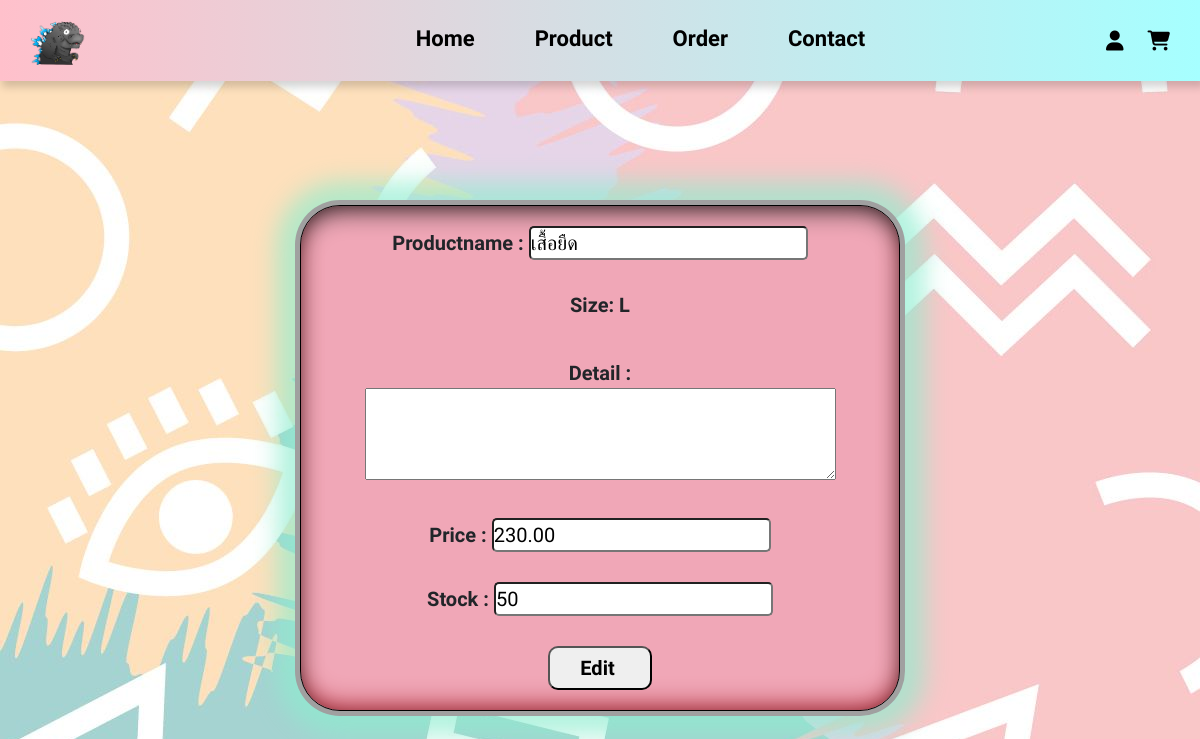
Screenshot of /editform.php?productid=PD20211028054801&size=L with the database file from the repository.
### tables this page shows
CREATE TABLE `product` (
  `productid` char(16) NOT NULL,
  `productname` varchar(40) NOT NULL,
  `size` varchar(4) NOT NULL,
  `price` decimal(8,2) NOT NULL,
  `picture` varchar(50) NOT NULL,
  `detail` text DEFAULT NULL,
  `stock` int(100) NOT NULL,
  `NumofSell` int(120) NOT NULL,
  `NumofView` int(120) NOT NULL
);

### editform.php (the view, shortened to what this page needs)
<!DOCTYPE html>
<html lang="en">
  <head>
    <link rel="stylesheet" href="./style31.css" />
    <link rel="stylesheet" href="/lightslider-master/src/css/lightslider.css" />
    <link rel="stylesheet" href="https://cdnjs.cloudflare.com/ajax/libs/twitter-bootstrap/4.1.3/css/bootstrap.min.css">
  </head>
  <body>
  <nav>
      <div class="menu-bar">
        <a href="./index.php" class="logo">
          <img src="./logo.png" alt="" />
        </a>
        <ul class="menu">
          <li><a href="./index.php">Home</a></li>
          <?php if((isset($_SESSION['user'])) and ($_SESSION['user'][0] == "admin011")) : ?>
          <li><a href="./udt.php">Product</a></li>
          <li><a href="./orderadmin.php">Order</a></li>
          <li><a href="./statorder.php">StatProduct</a></li>
          <li><a href="./addform.php">Addproduct</a></li>
          <?php else: ?>
            <li><a href="./Product.php">Product</a></li>
            <li><a href="./order.php">Order</a></li>
            <li><a href="./about-us.php">Contact</a></li>
          <?php endif; ?>
        </ul>
        <div class="r-menu">
            <?php if (!isset($_SESSION['user'])) : ?>
            <a href="./login.php"><i class="fas fa-user"></i></a>
            <?php else : ?>
            <a style="color: brown; font-size: 20px;"> Welcome <?php echo $_SESSION['user'][1]; ?><a>
            <a href="index.php?logout='1'" style="color: black;">Logout</a>
            <?php endif; ?>
            <a href="./cart.php"><i class="fas fa-shopping-cart"></i></a>
        </div>
      </div>
    </nav><br>
<?php include "db.php" ?>
<?php
$stmt = $pdo->prepare("SELECT * FROM product WHERE productid = ? AND size= ?");
$stmt->bindParam(1, $_GET["productid"]);
$stmt->bindParam(2, $_GET["size"]);
$stmt->execute();
$row = $stmt->fetch();
?>
<html>
<head><meta charset="utf-8"></head>
<body>
<div class="edit">
      <div class="subedit">
        <form action="editproduct.php?size=<?=$row["size"]?>" method="post">
          Productname : <input type="text" required name="productname" value="<?=$row["productname"]?>"><br><br>
          Size: <label> <?=$row["size"]?> </label><br><br>
          Detail : <br>
          <textarea name="detail" rows="3" cols="40"  ><?=$row["detail"]?></textarea><br><br>
          Price : <input type="number" required name="price" value="<?=$row["price"]?>"><br><br>
          Stock : <input type="number" required name="stock" value="<?=$row["stock"]?>"><br><br>
          <input type="submit" value="Edit " id="submit">
        </form>
      </div>
</div>
</body>
</html>

### style31.css (style rules this page uses)
* { padding: 0; margin: 0; font-family: 'Gluten', cursive; }
body { background-image: url(./22536.jpg); box-sizing: border-box; }
a { text-decoration: none; }
ul { list-style: none; }
nav { width: 100%; background-image: linear-gradient(to right, pink , rgb(166, 255, 255)); }
.logo img { height: 60px; padding-top: 5px; margin-left: 30px; }
.menu-bar { display: flex; justify-content: space-between; align-items: center; box-shadow: 3px 5px 8px 1px rgba(0,0,0,0.17); text-align: center; }
.menu { display: flex; text-align: center; margin-left:100px; margin-top: 12px; }
.menu li { position: relative; margin-left: 15px; margin-right: 15px; font-size: 22px; padding: 10px; border-radius: 10px; }
.menu li a { color: black; border-radius: 10px; padding: 5px; font-weight: bold; }
.r-menu { margin-right: 20px; }
.r-menu i { margin: 10px; color: rgb(0, 0, 0); font-size: 20px; }
.edit { text-align: center; width: 100%; display: flex; margin-top: 100px; }
.subedit { font-weight: bold; font-size: 20px; border: 1px solid black; width: 50%; padding: 20px; margin-left: 25%; border-radius: 40px; align-self: baseline; background-color: #f0a7b7; -webkit-box-shadow: 0px 0px 0px 5px #A0A0A0, inset 0px 10px 27px -8px #141414, inset 0px -10px 27px -8px #A31925, 1px 1px 23px 24px rgba(140,237,207,0.66); box-shadow: 0px 0px 0px 5px #A0A0A0, inset 0px 10px 27px -8px #141414, inset 0px -10px 27px -8px #A31925, 1px 1px 23px 24px rgba(140,237,207,0.66); }
.subedit input { font-size: 20px; border-radius: 5px; }
.subedit #submit { font-size: 20px; font-weight: bold; border-radius: 10px; padding: 5px 30px 5px 30px; cursor: pointer; }

### rows the page displays
product: productname "เสื้อยืด", size "L", price "230.00", stock "50"
